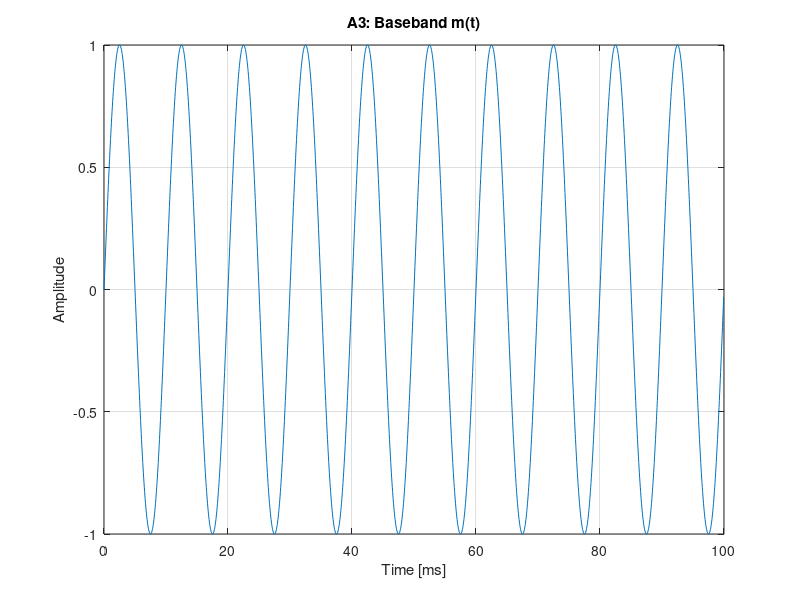
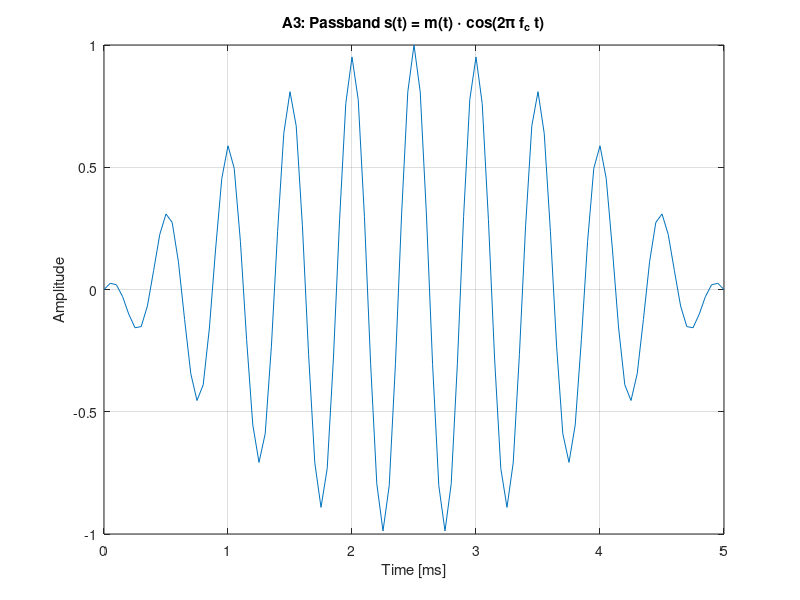
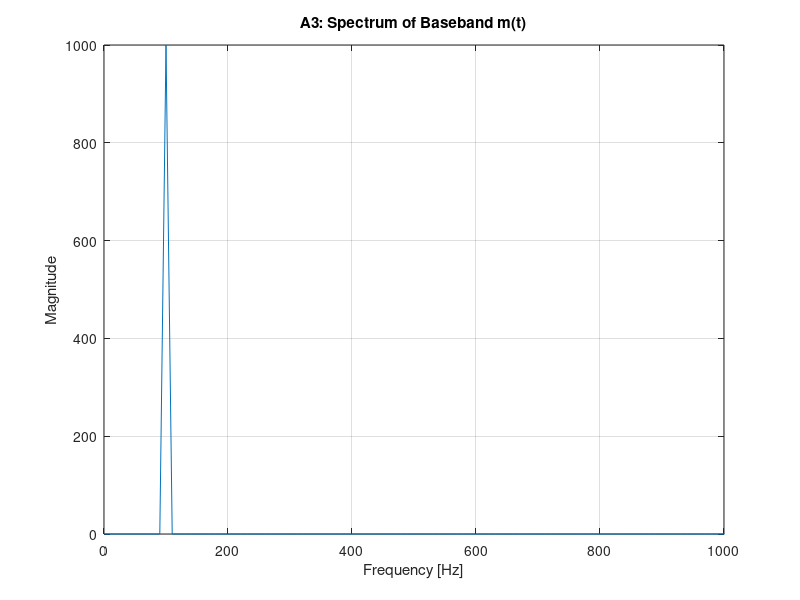
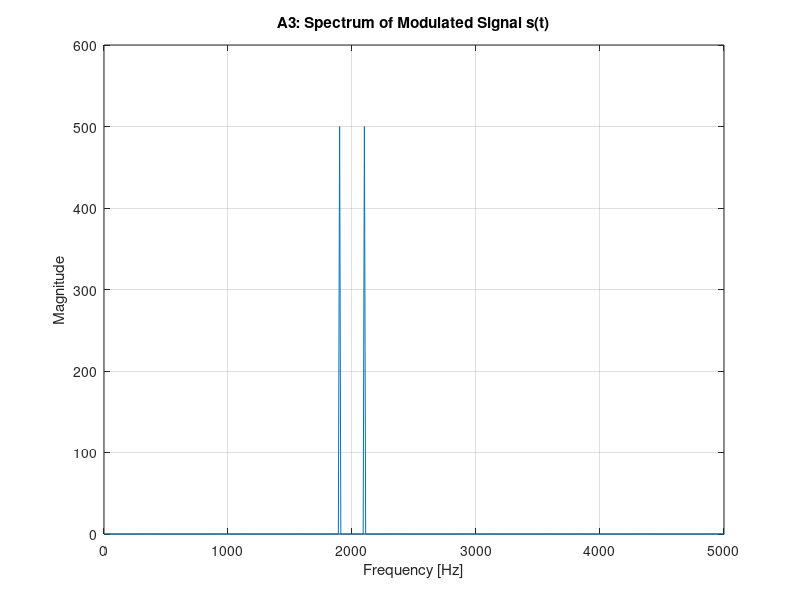

Write the MATLAB code that produced these figures, in order.
% A3: Basic modulation by multiplication (beginner version)

% Student: <Danila Morozov>

% Student ID: <S2312827>

 

clear; close all; clc;

 

%% 1) Time vector

Fs = 20000;

T  = 0.1;

t  = 0:1/Fs:T-1/Fs;

 

%% 2) Baseband and carrier

fm = 100;        % message frequency [Hz]

fc = 2000;       % carrier frequency [Hz]

 

m = sin(2*pi*fm*t);      % baseband (message)

c = cos(2*pi*fc*t);      % carrier

 

%% 3) Modulated signal (passband)

s = m .* c;

 

%% 4) Plot baseband time domain

figure;

plot(t*1000, m);

grid on;

xlabel('Time [ms]');

ylabel('Amplitude');

title('A3: Baseband m(t)');

exportgraphics(gcf, 'A3_baseband_time.png', 'Resolution', 200);

 

%% 5) Plot passband time domain (zoom first 5 ms)

index = (t <= 0.005);

 

figure;

plot(t(index)*1000, s(index));

grid on;

xlabel('Time [ms]');

ylabel('Amplitude');

title('A3: Passband s(t) = m(t) \cdot cos(2\pi f_c t)');

exportgraphics(gcf, 'A3_passband_time.png', 'Resolution', 200);

 

%% 6) FFT for baseband

N = length(m);

M = fft(m);

f = (0:N-1)*(Fs/N);

 

halfN = floor(N/2);

f_half = f(1:halfN);

 

mag_m = abs(M(1:halfN));

 

figure;

plot(f_half, mag_m);

grid on;

xlabel('Frequency [Hz]');

ylabel('Magnitude');

title('A3: Spectrum of Baseband m(t)');

xlim([0 1000]);

exportgraphics(gcf, 'A3_baseband_spectrum.png', 'Resolution', 200);

 

%% 7) FFT for modulated signal

S = fft(s);

mag_s = abs(S(1:halfN));

 

figure;

plot(f_half, mag_s);

grid on;

xlabel('Frequency [Hz]');

ylabel('Magnitude');

title('A3: Spectrum of Modulated Signal s(t)');

xlim([0 5000]);

exportgraphics(gcf, 'A3_passband_spectrum.png', 'Resolution', 200);

 

% Expected: peaks around fc-fm and fc+fm (about 1900 Hz and 2100 Hz).
